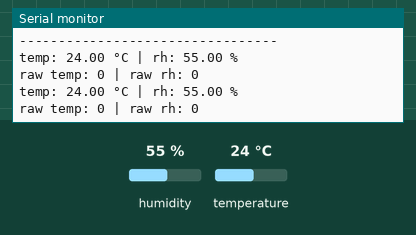
Recording of a sketch running on a simulated Arduino Uno, built for the host (arithmetic inside an expression is 32-bit, double 64-bit). Parts: the last lines printed to the serial monitor. Inputs (shaded band) come from the test bench; at power-on: humidity 55 %, temperature 24 °C.

Above: at 2.4 s.
2.5 s: humidity set to 22 %
At 3.9 s:
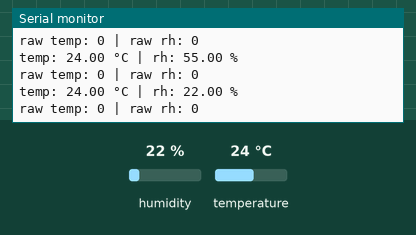
4.0 s: temperature set to 12 °C
At 5.3 s:
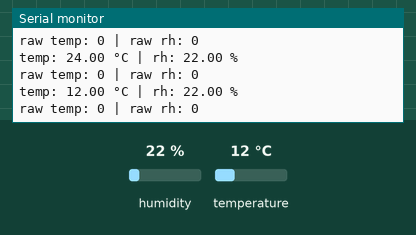
5.5 s: humidity set to 40 %
At 6.5 s:
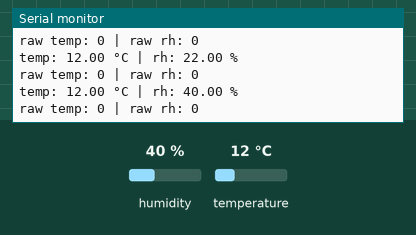
Timing chart, 0 to 8.5 s (numbered marks = the images above; inputs shaded):
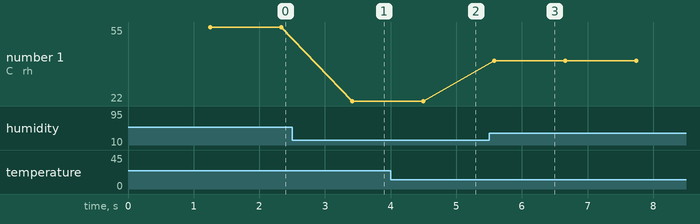

The sketch:

test_sht20.ino
```cpp
/**
 * @brief Test sensore SHT20 incubatrice neonatale
 *
 * Legge i valori di temperatura e umidità dal sensore SHT20 e li stampa sul monitor seriale ad intervalli di 1 secondo
 */

#include <Wire.h>
#include "SHT2x.h"

// Crea l'oggetto per il sensore
SHT2x sht;

void setup() {
  // inizializzazione la comunicazione seriale
  Serial.begin(9600);
  delay(1000);
  Serial.println("Inizializzazione SHT20...");

  // inizializza il sensore SHT20
  Wire.begin();
  sht.begin();
  delay(100);

  // controlla connessione del sensore per verificare la connessione
  if (!sht.isConnected()) {
	Serial.println("Errore: sensore SHT20 non connesso!");
	while (1); // blocca l'esecuzione se il sensore non è connesso
  }

  // stampa di log
  Serial.println("Sensore pronto!");
  Serial.println("---------------------------------");

  // stampa le informazioni sul sensore
  Serial.print("versione firmware: ");
  Serial.println(sht.getFirmwareVersion());
  Serial.print("risoluzione: ");
  Serial.println(sht.getResolution(), HEX);
  Serial.print("status byte: ");
  Serial.println(sht.getStatus(), HEX);
  Serial.print("battery status: ");
  Serial.println(sht.batteryOK() ? "OK" : "LOW");
  Serial.print("errors: ");
  Serial.println(sht.getError(), HEX);
  Serial.println("---------------------------------");
}

void loop() {
	// richiede al sensore di leggere i valori di temperatura e umidità
	sht.read();

	// stampa i valori convertiti sul monitor seriale
	Serial.print("temp: ");
	Serial.print(sht.getTemperature());
	Serial.print(" °C");

	Serial.print(" | rh: ");
	Serial.print(sht.getHumidity());
	Serial.println(" %");

	// stampa i valori grezzi sul monitor seriale
	Serial.print("raw temp: ");
	Serial.print(sht.getRawTemperature());
	Serial.print(" | raw rh: ");
	Serial.println(sht.getRawHumidity());

	// attende 1 secondo prima della prossima lettura
	delay(1000);
}
```

Measured:
- after the input at 2.5 s, the serial monitor: prints a new line after 0.92 s (image 1)
- after the input at 4.0 s, the serial monitor: prints a new line after 0.50 s (image 2)
- after the input at 5.5 s, the serial monitor: prints a new line after 0.08 s (image 3)
- plotted number 1: 55 → 22 after the input at 2.5 s, 22 → 40 after the input at 5.5 s
